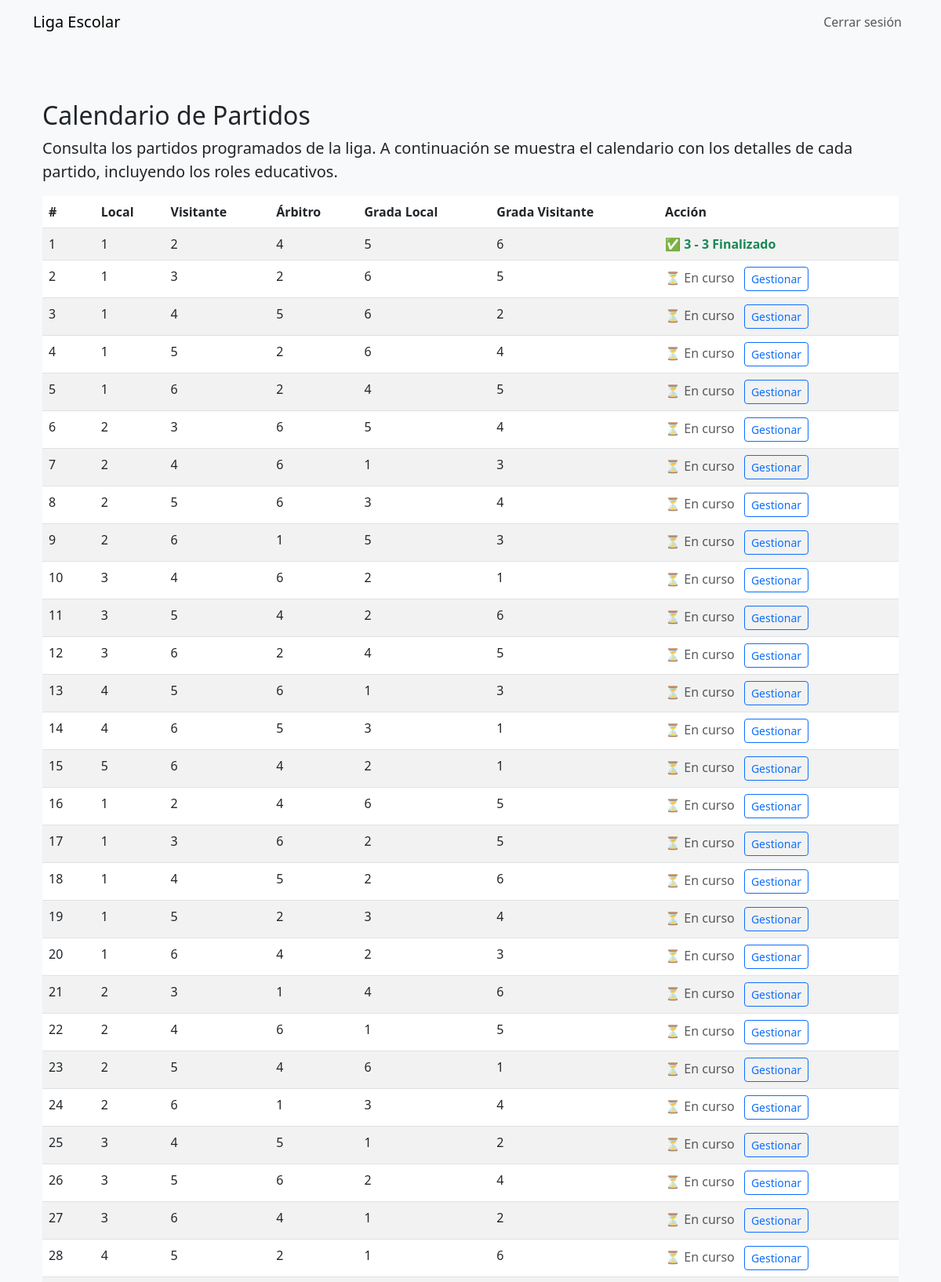
Page /calendario/1 (signed in, upper part) on the committed database.
### models.py (models this page shows, shortened)
class Partido(db.Model):
    id = db.Column(db.Integer, primary_key=True)
    liga_id = db.Column(db.Integer, db.ForeignKey('liga.id'))
    equipo_local_id = db.Column(db.Integer, db.ForeignKey('equipo.id'))
    equipo_visitante_id = db.Column(db.Integer, db.ForeignKey('equipo.id'))
    arbitro_id = db.Column(db.Integer, db.ForeignKey('equipo.id'))
    tutor_grada_local_id = db.Column(db.Integer, db.ForeignKey('equipo.id'))
    tutor_grada_visitante_id = db.Column(db.Integer, db.ForeignKey('equipo.id'))
    goles_local = db.Column(db.Integer, default=0)
    goles_visitante = db.Column(db.Integer, default=0)
    puntos_local = db.Column(db.Integer, default=0)
    puntos_visitante = db.Column(db.Integer, default=0)
    finalizado = db.Column(db.Boolean, default=False)
    puntos_juego_limpio_local = db.Column(db.Integer, default=0)
    puntos_juego_limpio_visitante = db.Column(db.Integer, default=0)
    puntos_arbitro = db.Column(db.Integer, default=0)
    puntos_grada_local = db.Column(db.Integer, default=0)
    puntos_grada_visitante = db.Column(db.Integer, default=0)
    equipo_local = db.relationship('Equipo', foreign_keys=[equipo_local_id])
    equipo_visitante = db.relationship('Equipo', foreign_keys=[equipo_visitante_id])
    arbitro = db.relationship('Equipo', foreign_keys=[arbitro_id])
    tutor_grada_local = db.relationship('Equipo', foreign_keys=[tutor_grada_local_id])
    tutor_grada_visitante = db.relationship('Equipo', foreign_keys=[tutor_grada_visitante_id])

class Equipo(db.Model):
    id = db.Column(db.Integer, primary_key=True)
    nombre = db.Column(db.String(100), nullable=False)
    liga_id = db.Column(db.Integer, db.ForeignKey("liga.id"), nullable=False)
    liga = db.relationship("Liga", back_populates="equipos")
    puntos_totales = db.Column(db.Integer, default=0)
    ganados = db.Column(db.Integer, default=0)
    empatados = db.Column(db.Integer, default=0)
    perdidos = db.Column(db.Integer, default=0)
    goles_favor = db.Column(db.Integer, default=0)
    goles_contra = db.Column(db.Integer, default=0)
    puntos_juego_limpio = db.Column(db.Integer, default=0)
    puntos_arbitro = db.Column(db.Integer, default=0)
    puntos_grada = db.Column(db.Integer, default=0)

### routes/partidos.py (the view)
@partidos_bp.route("/calendario/<int:liga_id>")
@login_required
def calendario(liga_id):
    liga = Liga.query.filter_by(id=liga_id, usuario_id=current_user.id).first()
    if not liga:
        flash("Liga no encontrada.")
        return redirect(url_for("ligas.dashboard"))
    partidos = Partido.query.filter_by(liga_id=liga.id).all()
    return render_template("calendario.html", liga=liga, partidos=partidos)

### app.py (called while the page is built)
def create_app():
    app = Flask(__name__)
    app.config.from_object(Config)
    db.init_app(app)
    login_manager.init_app(app)
    migrate = Migrate(app, db)
    from models import Usuario
    @login_manager.user_loader
    def load_user(user_id):
        return Usuario.query.get(int(user_id))
    from routes.auth import auth_bp
    from routes.ligas import ligas_bp
    from routes.partidos import partidos_bp
    app.register_blueprint(auth_bp)
    app.register_blueprint(ligas_bp)
    app.register_blueprint(partidos_bp)
    return app

### templates/calendario.html (shortened to what this page needs)
{% extends "base.html" %}
{% block content %}
<div class="container py-5">
    <h2>Calendario de Partidos</h2>
    <p class="lead">Consulta los partidos programados de la liga. A continuación se muestra el calendario con los detalles de cada partido, incluyendo los roles educativos.</p>
    {% if partidos %}
        <div class="table-responsive">
            <table class="table table-striped">
                <thead>
                    <tr>
                        <th>#</th>
                        <th>Local</th>
                        <th>Visitante</th>
                        <th>Árbitro</th>
                        <th>Grada Local</th>
                        <th>Grada Visitante</th>
                        <th>Acción</th>
                    </tr>
                </thead>
                <tbody>
                    {% for partido in partidos %}
                    <tr>
                        <td>{{ loop.index }}</td>
                        <td>{{ partido.equipo_local.nombre }}</td>
                        <td>{{ partido.equipo_visitante.nombre }}</td>
                        <td>{{ partido.arbitro.nombre }}</td>
                        <td>{{ partido.tutor_grada_local.nombre }}</td>
                        <td>{{ partido.tutor_grada_visitante.nombre }}</td>
                        <td>
                            {% if partido.finalizado %}
                                <span class="text-success fw-bold">
                                  ✅ {{ partido.goles_local }} - {{ partido.goles_visitante }} Finalizado
                                </span>
                            {% else %}
                                <span class="text-muted">⏳ En curso</span>
                                <a href="{{ url_for('partidos.gestionar_partido', partido_id=partido.id) }}" class="btn btn-outline-primary btn-sm ms-2">Gestionar</a>
                            {% endif %}
                        </td>
                    </tr>
                    {% endfor %}
                </tbody>
            </table>
        </div>
    {% else %}
        <div class="alert alert-warning">Aún no hay partidos programados.</div>
    {% endif %}
</div>
{% endblock %}

### templates/base.html (shortened to what this page needs)
<!DOCTYPE html>
<html lang="es">
<head>
    <link href="https://cdn.jsdelivr.net/npm/bootstrap@5.3.0/dist/css/bootstrap.min.css" rel="stylesheet">
    <link rel="stylesheet" href="{{ url_for('static', filename='css/style.css') }}">
</head>
<body>
    <nav class="navbar navbar-expand-lg navbar-light bg-light">
        <div class="container">
            <a class="navbar-brand" href="{{ url_for('ligas.dashboard') }}">Liga Escolar</a>
            <div class="collapse navbar-collapse">
                <ul class="navbar-nav ms-auto">
                    {% if current_user.is_authenticated %}
                        <li class="nav-item">
                            <a class="nav-link" href="{{ url_for('auth.logout') }}">Cerrar sesión</a>
                        </li>
                    {% endif %}
                </ul>
            </div>
        </div>
    </nav>
    <div class="container mt-4">
        {% block content %}{% endblock %}
    </div>
</body>
</html>

### static/css/style.css (style rules this page uses)
body { background-color: #f8f9fa; }

### rows in the picture
Partido: equipo_local.nombre "1", equipo_visitante.nombre "2", arbitro.nombre "4", tutor_grada_local.nombre "5", tutor_grada_visitante.nombre "6", goles_local "3", goles_visitante "3"
Partido: equipo_local.nombre "1", equipo_visitante.nombre "3", arbitro.nombre "2", tutor_grada_local.nombre "6", tutor_grada_visitante.nombre "5"
Partido: equipo_local.nombre "1", equipo_visitante.nombre "4", arbitro.nombre "5", tutor_grada_local.nombre "6", tutor_grada_visitante.nombre "2"
Partido: equipo_local.nombre "1", equipo_visitante.nombre "5", arbitro.nombre "2", tutor_grada_local.nombre "6", tutor_grada_visitante.nombre "4"
Partido: equipo_local.nombre "1", equipo_visitante.nombre "6", arbitro.nombre "2", tutor_grada_local.nombre "4", tutor_grada_visitante.nombre "5"
Partido: equipo_local.nombre "2", equipo_visitante.nombre "3", arbitro.nombre "6", tutor_grada_local.nombre "5", tutor_grada_visitante.nombre "4"
Partido: equipo_local.nombre "2", equipo_visitante.nombre "4", arbitro.nombre "6", tutor_grada_local.nombre "1", tutor_grada_visitante.nombre "3"
Partido: equipo_local.nombre "2", equipo_visitante.nombre "5", arbitro.nombre "6", tutor_grada_local.nombre "3", tutor_grada_visitante.nombre "4"
Partido: equipo_local.nombre "2", equipo_visitante.nombre "6", arbitro.nombre "1", tutor_grada_local.nombre "5", tutor_grada_visitante.nombre "3"
Partido: equipo_local.nombre "3", equipo_visitante.nombre "4", arbitro.nombre "6", tutor_grada_local.nombre "2", tutor_grada_visitante.nombre "1"
Partido: equipo_local.nombre "3", equipo_visitante.nombre "5", arbitro.nombre "4", tutor_grada_local.nombre "2", tutor_grada_visitante.nombre "6"
Partido: equipo_local.nombre "3", equipo_visitante.nombre "6", arbitro.nombre "2", tutor_grada_local.nombre "4", tutor_grada_visitante.nombre "5"
Partido: equipo_local.nombre "4", equipo_visitante.nombre "5", arbitro.nombre "6", tutor_grada_local.nombre "1", tutor_grada_visitante.nombre "3"
Partido: equipo_local.nombre "4", equipo_visitante.nombre "6", arbitro.nombre "5", tutor_grada_local.nombre "3", tutor_grada_visitante.nombre "1"
Partido: equipo_local.nombre "5", equipo_visitante.nombre "6", arbitro.nombre "4", tutor_grada_local.nombre "2", tutor_grada_visitante.nombre "1"
Partido: equipo_local.nombre "1", equipo_visitante.nombre "2", arbitro.nombre "4", tutor_grada_local.nombre "6", tutor_grada_visitante.nombre "5"
Partido: equipo_local.nombre "1", equipo_visitante.nombre "3", arbitro.nombre "6", tutor_grada_local.nombre "2", tutor_grada_visitante.nombre "5"
Partido: equipo_local.nombre "1", equipo_visitante.nombre "4", arbitro.nombre "5", tutor_grada_local.nombre "2", tutor_grada_visitante.nombre "6"
Partido: equipo_local.nombre "1", equipo_visitante.nombre "5", arbitro.nombre "2", tutor_grada_local.nombre "3", tutor_grada_visitante.nombre "4"
Partido: equipo_local.nombre "1", equipo_visitante.nombre "6", arbitro.nombre "4", tutor_grada_local.nombre "2", tutor_grada_visitante.nombre "3"
Partido: equipo_local.nombre "2", equipo_visitante.nombre "3", arbitro.nombre "1", tutor_grada_local.nombre "4", tutor_grada_visitante.nombre "6"
Partido: equipo_local.nombre "2", equipo_visitante.nombre "4", arbitro.nombre "6", tutor_grada_local.nombre "1", tutor_grada_visitante.nombre "5"
Partido: equipo_local.nombre "2", equipo_visitante.nombre "5", arbitro.nombre "4", tutor_grada_local.nombre "6", tutor_grada_visitante.nombre "1"
Partido: equipo_local.nombre "2", equipo_visitante.nombre "6", arbitro.nombre "1", tutor_grada_local.nombre "3", tutor_grada_visitante.nombre "4"
Partido: equipo_local.nombre "3", equipo_visitante.nombre "4", arbitro.nombre "5", tutor_grada_local.nombre "1", tutor_grada_visitante.nombre "2"
Partido: equipo_local.nombre "3", equipo_visitante.nombre "5", arbitro.nombre "6", tutor_grada_local.nombre "2", tutor_grada_visitante.nombre "4"
Partido: equipo_local.nombre "3", equipo_visitante.nombre "6", arbitro.nombre "4", tutor_grada_local.nombre "1", tutor_grada_visitante.nombre "2"
Partido: equipo_local.nombre "4", equipo_visitante.nombre "5", arbitro.nombre "2", tutor_grada_local.nombre "1", tutor_grada_visitante.nombre "6"
